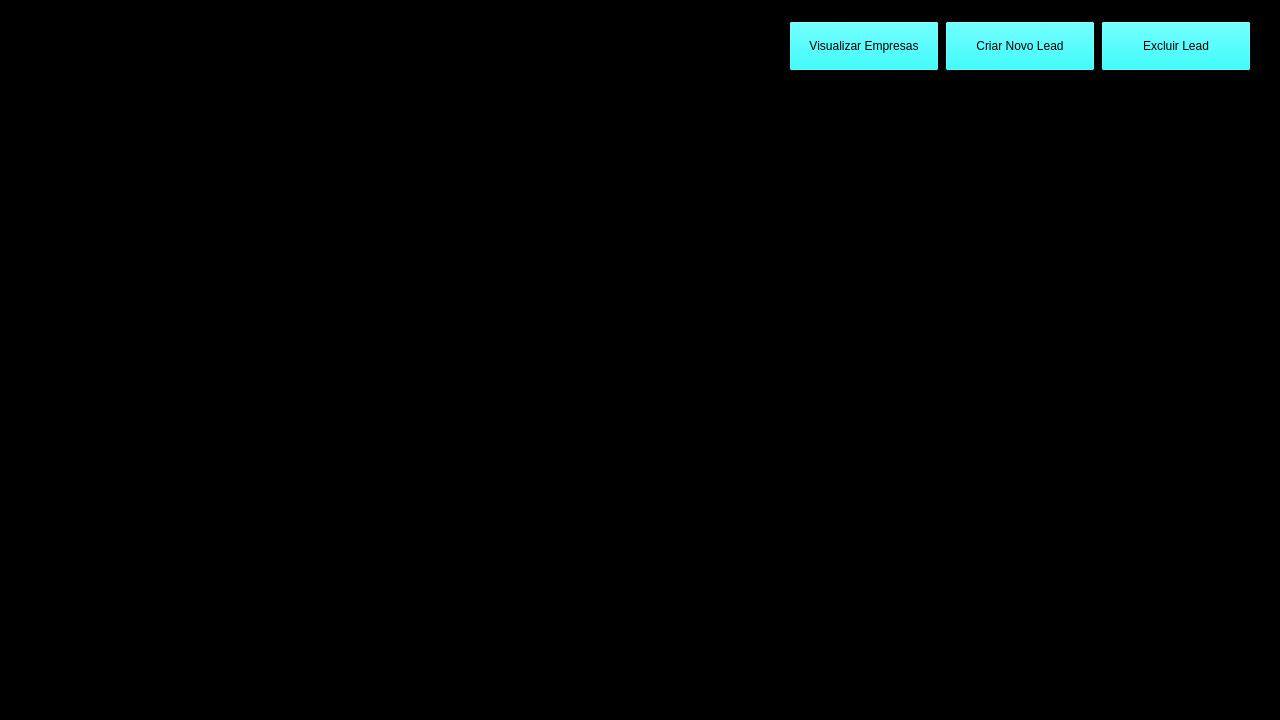
<?xml version="1.0" encoding="UTF-8"?>
<ui version="4.0">
 <class>menu</class>
 <widget class="QWidget" name="menu">
  <property name="windowModality">
   <enum>Qt::NonModal</enum>
  </property>
  <property name="geometry">
   <rect>
    <x>0</x>
    <y>0</y>
    <width>1280</width>
    <height>720</height>
   </rect>
  </property>
  <property name="palette">
   <palette>
    <active>
     <colorrole role="WindowText">
      <brush brushstyle="SolidPattern">
       <color alpha="255">
        <red>255</red>
        <green>255</green>
        <blue>255</blue>
       </color>
      </brush>
     </colorrole>
     <colorrole role="Button">
      <brush brushstyle="SolidPattern">
       <color alpha="255">
        <red>0</red>
        <green>255</green>
        <blue>255</blue>
       </color>
      </brush>
     </colorrole>
     <colorrole role="Light">
      <brush brushstyle="SolidPattern">
       <color alpha="255">
        <red>255</red>
        <green>255</green>
        <blue>255</blue>
       </color>
      </brush>
     </colorrole>
     <colorrole role="Midlight">
      <brush brushstyle="SolidPattern">
       <color alpha="255">
        <red>0</red>
        <green>0</green>
        <blue>0</blue>
       </color>
      </brush>
     </colorrole>
     <colorrole role="Dark">
      <brush brushstyle="SolidPattern">
       <color alpha="255">
        <red>0</red>
        <green>0</green>
        <blue>0</blue>
       </color>
      </brush>
     </colorrole>
     <colorrole role="Mid">
      <brush brushstyle="SolidPattern">
       <color alpha="255">
        <red>0</red>
        <green>0</green>
        <blue>0</blue>
       </color>
      </brush>
     </colorrole>
     <colorrole role="Text">
      <brush brushstyle="SolidPattern">
       <color alpha="255">
        <red>0</red>
        <green>0</green>
        <blue>0</blue>
       </color>
      </brush>
     </colorrole>
     <colorrole role="BrightText">
      <brush brushstyle="SolidPattern">
       <color alpha="255">
        <red>255</red>
        <green>255</green>
        <blue>255</blue>
       </color>
      </brush>
     </colorrole>
     <colorrole role="ButtonText">
      <brush brushstyle="SolidPattern">
       <color alpha="255">
        <red>0</red>
        <green>0</green>
        <blue>0</blue>
       </color>
      </brush>
     </colorrole>
     <colorrole role="Base">
      <brush brushstyle="SolidPattern">
       <color alpha="255">
        <red>0</red>
        <green>255</green>
        <blue>255</blue>
       </color>
      </brush>
     </colorrole>
     <colorrole role="Window">
      <brush brushstyle="SolidPattern">
       <color alpha="255">
        <red>0</red>
        <green>0</green>
        <blue>0</blue>
       </color>
      </brush>
     </colorrole>
     <colorrole role="Shadow">
      <brush brushstyle="SolidPattern">
       <color alpha="255">
        <red>0</red>
        <green>0</green>
        <blue>0</blue>
       </color>
      </brush>
     </colorrole>
     <colorrole role="Highlight">
      <brush brushstyle="SolidPattern">
       <color alpha="255">
        <red>0</red>
        <green>212</green>
        <blue>212</blue>
       </color>
      </brush>
     </colorrole>
     <colorrole role="HighlightedText">
      <brush brushstyle="SolidPattern">
       <color alpha="255">
        <red>0</red>
        <green>0</green>
        <blue>0</blue>
       </color>
      </brush>
     </colorrole>
     <colorrole role="Link">
      <brush brushstyle="SolidPattern">
       <color alpha="255">
        <red>0</red>
        <green>255</green>
        <blue>255</blue>
       </color>
      </brush>
     </colorrole>
     <colorrole role="AlternateBase">
      <brush brushstyle="SolidPattern">
       <color alpha="255">
        <red>153</red>
        <green>255</green>
        <blue>255</blue>
       </color>
      </brush>
     </colorrole>
     <colorrole role="ToolTipBase">
      <brush brushstyle="SolidPattern">
       <color alpha="255">
        <red>0</red>
        <green>0</green>
        <blue>0</blue>
       </color>
      </brush>
     </colorrole>
     <colorrole role="ToolTipText">
      <brush brushstyle="SolidPattern">
       <color alpha="255">
        <red>0</red>
        <green>0</green>
        <blue>0</blue>
       </color>
      </brush>
     </colorrole>
    </active>
    <inactive>
     <colorrole role="WindowText">
      <brush brushstyle="SolidPattern">
       <color alpha="255">
        <red>255</red>
        <green>255</green>
        <blue>255</blue>
       </color>
      </brush>
     </colorrole>
     <colorrole role="Button">
      <brush brushstyle="SolidPattern">
       <color alpha="255">
        <red>0</red>
        <green>255</green>
        <blue>255</blue>
       </color>
      </brush>
     </colorrole>
     <colorrole role="Light">
      <brush brushstyle="SolidPattern">
       <color alpha="255">
        <red>255</red>
        <green>255</green>
        <blue>255</blue>
       </color>
      </brush>
     </colorrole>
     <colorrole role="Midlight">
      <brush brushstyle="SolidPattern">
       <color alpha="255">
        <red>0</red>
        <green>0</green>
        <blue>0</blue>
       </color>
      </brush>
     </colorrole>
     <colorrole role="Dark">
      <brush brushstyle="SolidPattern">
       <color alpha="255">
        <red>0</red>
        <green>0</green>
        <blue>0</blue>
       </color>
      </brush>
     </colorrole>
     <colorrole role="Mid">
      <brush brushstyle="SolidPattern">
       <color alpha="255">
        <red>0</red>
        <green>0</green>
        <blue>0</blue>
       </color>
      </brush>
     </colorrole>
     <colorrole role="Text">
      <brush brushstyle="SolidPattern">
       <color alpha="255">
        <red>0</red>
        <green>0</green>
        <blue>0</blue>
       </color>
      </brush>
     </colorrole>
     <colorrole role="BrightText">
      <brush brushstyle="SolidPattern">
       <color alpha="255">
        <red>255</red>
        <green>255</green>
        <blue>255</blue>
       </color>
      </brush>
     </colorrole>
     <colorrole role="ButtonText">
      <brush brushstyle="SolidPattern">
       <color alpha="255">
        <red>0</red>
        <green>0</green>
        <blue>0</blue>
       </color>
      </brush>
     </colorrole>
     <colorrole role="Base">
      <brush brushstyle="SolidPattern">
       <color alpha="255">
        <red>0</red>
        <green>255</green>
        <blue>255</blue>
       </color>
      </brush>
     </colorrole>
     <colorrole role="Window">
      <brush brushstyle="SolidPattern">
       <color alpha="255">
        <red>0</red>
        <green>0</green>
        <blue>0</blue>
       </color>
      </brush>
     </colorrole>
     <colorrole role="Shadow">
      <brush brushstyle="SolidPattern">
       <color alpha="255">
        <red>0</red>
        <green>0</green>
        <blue>0</blue>
       </color>
      </brush>
     </colorrole>
     <colorrole role="Highlight">
      <brush brushstyle="SolidPattern">
       <color alpha="255">
        <red>0</red>
        <green>212</green>
        <blue>212</blue>
       </color>
      </brush>
     </colorrole>
     <colorrole role="HighlightedText">
      <brush brushstyle="SolidPattern">
       <color alpha="255">
        <red>0</red>
        <green>0</green>
        <blue>0</blue>
       </color>
      </brush>
     </colorrole>
     <colorrole role="Link">
      <brush brushstyle="SolidPattern">
       <color alpha="255">
        <red>0</red>
        <green>255</green>
        <blue>255</blue>
       </color>
      </brush>
     </colorrole>
     <colorrole role="AlternateBase">
      <brush brushstyle="SolidPattern">
       <color alpha="255">
        <red>153</red>
        <green>255</green>
        <blue>255</blue>
       </color>
      </brush>
     </colorrole>
     <colorrole role="ToolTipBase">
      <brush brushstyle="SolidPattern">
       <color alpha="255">
        <red>0</red>
        <green>0</green>
        <blue>0</blue>
       </color>
      </brush>
     </colorrole>
     <colorrole role="ToolTipText">
      <brush brushstyle="SolidPattern">
       <color alpha="255">
        <red>0</red>
        <green>0</green>
        <blue>0</blue>
       </color>
      </brush>
     </colorrole>
    </inactive>
    <disabled>
     <colorrole role="WindowText">
      <brush brushstyle="SolidPattern">
       <color alpha="255">
        <red>0</red>
        <green>0</green>
        <blue>0</blue>
       </color>
      </brush>
     </colorrole>
     <colorrole role="Button">
      <brush brushstyle="SolidPattern">
       <color alpha="255">
        <red>0</red>
        <green>255</green>
        <blue>255</blue>
       </color>
      </brush>
     </colorrole>
     <colorrole role="Light">
      <brush brushstyle="SolidPattern">
       <color alpha="255">
        <red>255</red>
        <green>255</green>
        <blue>255</blue>
       </color>
      </brush>
     </colorrole>
     <colorrole role="Midlight">
      <brush brushstyle="SolidPattern">
       <color alpha="255">
        <red>0</red>
        <green>0</green>
        <blue>0</blue>
       </color>
      </brush>
     </colorrole>
     <colorrole role="Dark">
      <brush brushstyle="SolidPattern">
       <color alpha="255">
        <red>0</red>
        <green>0</green>
        <blue>0</blue>
       </color>
      </brush>
     </colorrole>
     <colorrole role="Mid">
      <brush brushstyle="SolidPattern">
       <color alpha="255">
        <red>0</red>
        <green>0</green>
        <blue>0</blue>
       </color>
      </brush>
     </colorrole>
     <colorrole role="Text">
      <brush brushstyle="SolidPattern">
       <color alpha="255">
        <red>0</red>
        <green>0</green>
        <blue>0</blue>
       </color>
      </brush>
     </colorrole>
     <colorrole role="BrightText">
      <brush brushstyle="SolidPattern">
       <color alpha="255">
        <red>255</red>
        <green>255</green>
        <blue>255</blue>
       </color>
      </brush>
     </colorrole>
     <colorrole role="ButtonText">
      <brush brushstyle="SolidPattern">
       <color alpha="255">
        <red>0</red>
        <green>0</green>
        <blue>0</blue>
       </color>
      </brush>
     </colorrole>
     <colorrole role="Base">
      <brush brushstyle="SolidPattern">
       <color alpha="255">
        <red>0</red>
        <green>0</green>
        <blue>0</blue>
       </color>
      </brush>
     </colorrole>
     <colorrole role="Window">
      <brush brushstyle="SolidPattern">
       <color alpha="255">
        <red>0</red>
        <green>0</green>
        <blue>0</blue>
       </color>
      </brush>
     </colorrole>
     <colorrole role="Shadow">
      <brush brushstyle="SolidPattern">
       <color alpha="255">
        <red>0</red>
        <green>0</green>
        <blue>0</blue>
       </color>
      </brush>
     </colorrole>
     <colorrole role="Highlight">
      <brush brushstyle="SolidPattern">
       <color alpha="255">
        <red>145</red>
        <green>145</green>
        <blue>145</blue>
       </color>
      </brush>
     </colorrole>
     <colorrole role="HighlightedText">
      <brush brushstyle="SolidPattern">
       <color alpha="255">
        <red>0</red>
        <green>0</green>
        <blue>0</blue>
       </color>
      </brush>
     </colorrole>
     <colorrole role="Link">
      <brush brushstyle="SolidPattern">
       <color alpha="255">
        <red>0</red>
        <green>255</green>
        <blue>255</blue>
       </color>
      </brush>
     </colorrole>
     <colorrole role="AlternateBase">
      <brush brushstyle="SolidPattern">
       <color alpha="255">
        <red>153</red>
        <green>255</green>
        <blue>255</blue>
       </color>
      </brush>
     </colorrole>
     <colorrole role="ToolTipBase">
      <brush brushstyle="SolidPattern">
       <color alpha="255">
        <red>0</red>
        <green>0</green>
        <blue>0</blue>
       </color>
      </brush>
     </colorrole>
     <colorrole role="ToolTipText">
      <brush brushstyle="SolidPattern">
       <color alpha="255">
        <red>0</red>
        <green>0</green>
        <blue>0</blue>
       </color>
      </brush>
     </colorrole>
    </disabled>
   </palette>
  </property>
  <property name="windowTitle">
   <string>ETECH - Controle de Funil de Vendas</string>
  </property>
  <property name="accessibleName">
   <string/>
  </property>
  <widget class="QWidget" name="layoutWidget">
   <property name="geometry">
    <rect>
     <x>30</x>
     <y>10</y>
     <width>1221</width>
     <height>72</height>
    </rect>
   </property>
   <layout class="QHBoxLayout" name="horizontalLayout">
    <item>
     <widget class="QLabel" name="logo">
      <property name="minimumSize">
       <size>
        <width>357</width>
        <height>50</height>
       </size>
      </property>
      <property name="maximumSize">
       <size>
        <width>70</width>
        <height>70</height>
       </size>
      </property>
      <property name="text">
       <string/>
      </property>
     </widget>
    </item>
    <item>
     <spacer name="horizontalSpacer">
      <property name="orientation">
       <enum>Qt::Horizontal</enum>
      </property>
      <property name="sizeHint" stdset="0">
       <size>
        <width>20</width>
        <height>10</height>
       </size>
      </property>
     </spacer>
    </item>
    <item>
     <widget class="QPushButton" name="switchTableButton">
      <property name="minimumSize">
       <size>
        <width>150</width>
        <height>50</height>
       </size>
      </property>
      <property name="text">
       <string>Visualizar Empresas</string>
      </property>
     </widget>
    </item>
    <item>
     <widget class="QPushButton" name="addButton">
      <property name="minimumSize">
       <size>
        <width>150</width>
        <height>50</height>
       </size>
      </property>
      <property name="text">
       <string>Criar Novo Lead</string>
      </property>
     </widget>
    </item>
    <item>
     <widget class="QPushButton" name="deleteButton">
      <property name="minimumSize">
       <size>
        <width>150</width>
        <height>50</height>
       </size>
      </property>
      <property name="text">
       <string>Excluir Lead</string>
      </property>
     </widget>
    </item>
   </layout>
  </widget>
 </widget>
 <resources/>
 <connections/>
</ui>
